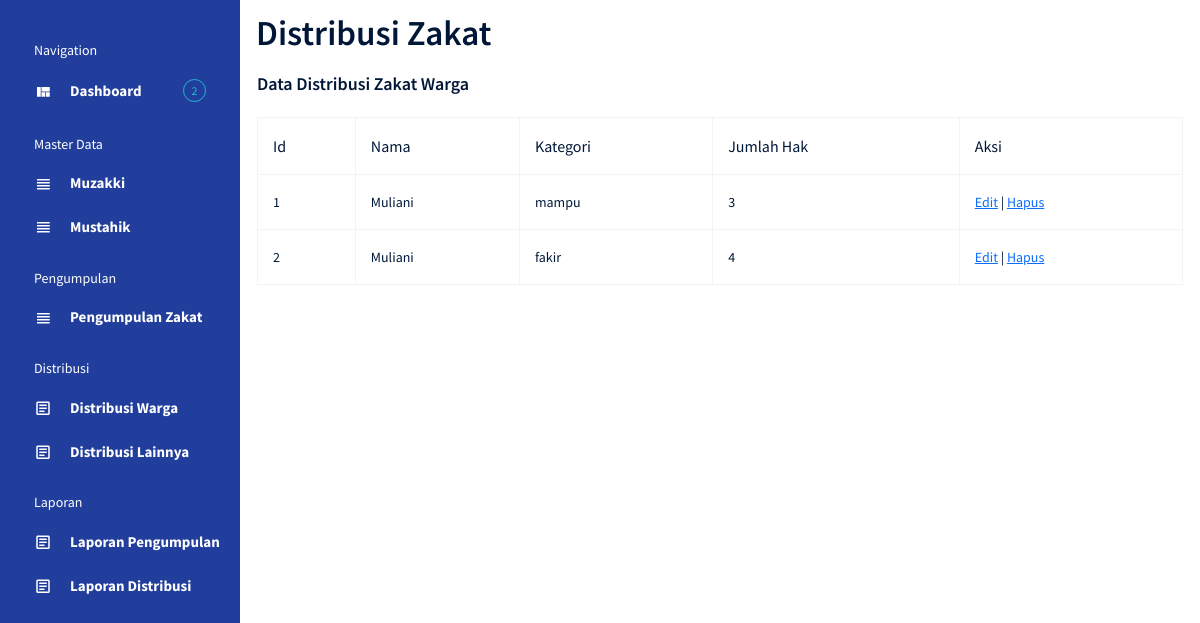
/distribusi_warga.php, run on the app's committed database.
### tables this page shows
CREATE TABLE `mustahik_warga` (
  `id_mustahikwarga` int(17) NOT NULL,
  `nama` varchar(100) NOT NULL,
  `kategori` enum('fakir','miskin','mampu') NOT NULL,
  `hak` int(20) NOT NULL
);

### distribusi_warga.php (the view, shortened to what this page needs)
<?php
  include('koneksi.php');
  include('header.php');
?>
<div class="card-body">
  <main id="main" class="main">
    <div class="pagetitle">
      <h1>Distribusi Zakat</h1>
    </div>
    <section class="section dashboard">
      <div class="row">
        <div class="card-body">
            <h5 class="card-title">Data Distribusi Zakat Warga</h5>
            <div class="table-responsive pt-3">
                    <table class="table table-bordered">
                      <thead>
                        <tr>
                            <th>Id</th>
                            <th>Nama</th>
                            <th>Kategori</th>
                            <th>Jumlah Hak</th>
                            <th>Aksi</th>
                        </tr>
                      </thead>
                      <tbody>
                <?php
                $query = "SELECT * FROM mustahik_warga ORDER BY id_mustahikwarga ASC";
                $result = mysqli_query($koneksi, $query);
                $no = 1;
                while($row = mysqli_fetch_assoc($result))
                {
                ?>
                <tr>
                    <td><?php echo $no; ?></td>
                    <td><?php echo $row['nama']; ?></td>
                    <td><?php echo $row['kategori']; ?></td>
                    <td><?php echo $row['hak']; ?></td>
                    <td>
                        <a href="edit_dwarga.php?id_mustahikwarga=<?php echo $row['id_mustahikwarga']; ?>">Edit</a> |
                        <a href="proses_hapus_dwarga.php?id_mustahikwarga=<?php echo $row['id_mustahikwarga']; ?>" onclick="return confirm('Anda yakin akan menghapus data ini?')">Hapus</a>
                    </td>
                </tr>
                <?php
                    $no++;
                }
                ?>
            </tbody>
                    </table>
            </div>
        </div>
      </div>
</div>

### data on the page
mustahik_warga: nama "Muliani", kategori "mampu", hak "3"
mustahik_warga: nama "Muliani", kategori "fakir", hak "4"
